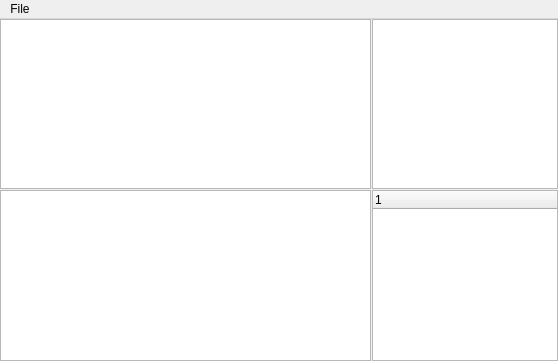
<?xml version="1.0" encoding="UTF-8"?>
<ui version="4.0">
 <class>MainWindow</class>
 <widget class="QMainWindow" name="MainWindow">
  <property name="geometry">
   <rect>
    <x>0</x>
    <y>0</y>
    <width>558</width>
    <height>361</height>
   </rect>
  </property>
  <property name="windowTitle">
   <string>MainWindow</string>
  </property>
  <widget class="QWidget" name="centralWidget">
   <layout class="QHBoxLayout" name="horizontalLayout" stretch="2,1">
    <property name="spacing">
     <number>1</number>
    </property>
    <property name="leftMargin">
     <number>0</number>
    </property>
    <property name="topMargin">
     <number>0</number>
    </property>
    <property name="rightMargin">
     <number>0</number>
    </property>
    <property name="bottomMargin">
     <number>0</number>
    </property>
    <item>
     <layout class="QVBoxLayout" name="verticalLayout_2">
      <property name="spacing">
       <number>1</number>
      </property>
      <item>
       <widget class="QTableWidget" name="tableWidget"/>
      </item>
      <item>
       <widget class="QPlainTextEdit" name="plainTextEdit"/>
      </item>
     </layout>
    </item>
    <item>
     <layout class="QVBoxLayout" name="verticalLayout">
      <property name="spacing">
       <number>1</number>
      </property>
      <item>
       <widget class="QTextBrowser" name="textBrowser"/>
      </item>
      <item>
       <widget class="QTreeWidget" name="treeWidget">
        <column>
         <property name="text">
          <string notr="true">1</string>
         </property>
        </column>
       </widget>
      </item>
     </layout>
    </item>
   </layout>
  </widget>
  <widget class="QMenuBar" name="menuBar">
   <property name="geometry">
    <rect>
     <x>0</x>
     <y>0</y>
     <width>558</width>
     <height>22</height>
    </rect>
   </property>
   <widget class="QMenu" name="menuFile">
    <property name="title">
     <string>File</string>
    </property>
    <addaction name="actionOpen_File"/>
    <addaction name="actionAbout"/>
   </widget>
   <addaction name="menuFile"/>
  </widget>
  <action name="actionOpen_File">
   <property name="text">
    <string>Open File ...</string>
   </property>
  </action>
  <action name="actionAbout">
   <property name="text">
    <string>About ...</string>
   </property>
  </action>
 </widget>
 <layoutdefault spacing="6" margin="11"/>
 <resources/>
 <connections/>
</ui>
